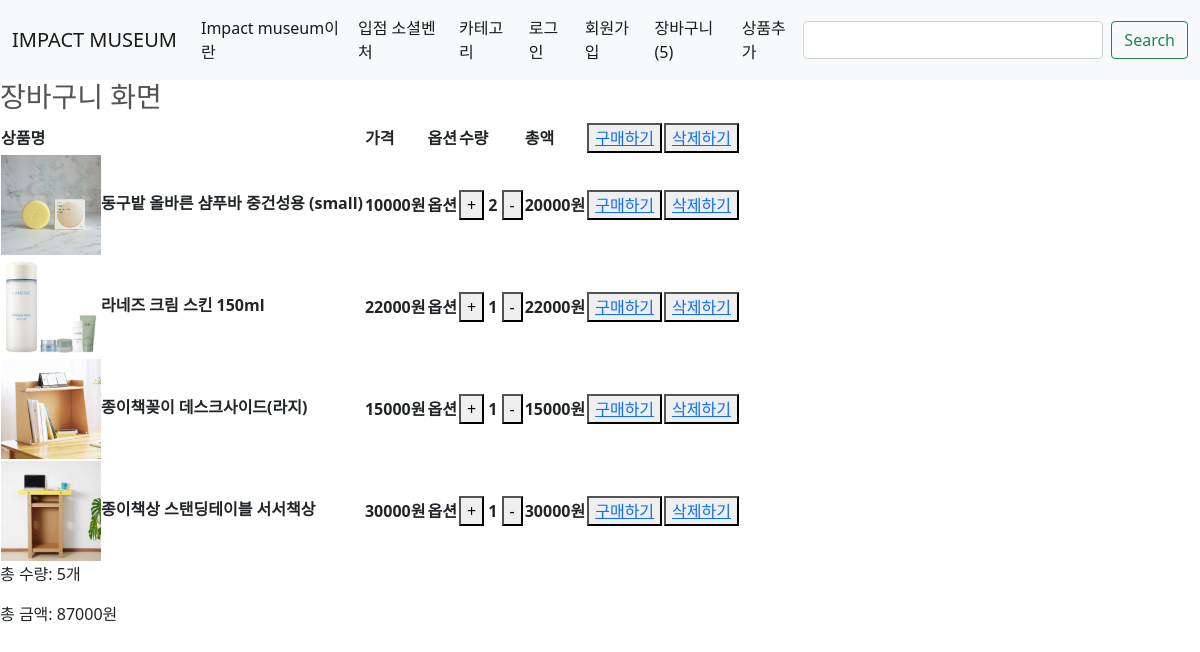
The app's page /posts/cart/ (signed in) with its own data.
### posts/models.py (models this page shows, shortened)
class Order(models.Model):
    customer = models.ForeignKey(Customer, on_delete=models.SET_NULL, blank=True, null=True)    # Customer가 회원탈퇴 하더라도 주문 내역을 유지하기 / 어뷰징 회원일 수도 있기 때문에 주문 내역 자료가 필요할 수 있다.
    date_ordered = models.DateTimeField(auto_now_add=True)
    complete = models.BooleanField(default=True, null=True, blank=True)
    transaction_id = models.CharField(max_length=200, null=True)
    @property
    def get_cart_total(self):
        orderitems = self.orderitem_set.all()
        total = sum([item.get_total for item in orderitems])
        return total
    def get_cart_items(self):
        orderitems = self.orderitem_set.all()
        total = sum([item.quantity for item in orderitems])
        return total

class OrderItem(models.Model):
    product = models.ForeignKey(Post, on_delete=models.SET_NULL, blank=True, null=True)   # Post 모델과 1:N관계 / 장바구니 기록을 남기기 위해 Post가 사라져도 남게끔 설정
    order = models.ForeignKey(Order, on_delete=models.SET_NULL, blank=True, null=True)    # Order 모델과 1:N관계 / 주문내역이 사라져도 장바구니 기록을 남길 수 있게 설정
    quantity = models.IntegerField(default=0, null=False, blank=False)
    date_added = models.DateTimeField(auto_now_add=True)
    @property
    def get_total(self):
        total = self.product.price * self.quantity
        return total

class Post(models.Model):
    product_name = models.CharField(max_length=100)
    brand = models.TextField()
    price = models.PositiveIntegerField(default=0)              # 가격이니까 실수가 아닌 정수 필드로 수정 / 가격이 음수가 될 수 없으니 타이트하게 필드 설정
    image = models.ImageField(null=True, blank=True, upload_to='posts/post/%Y/%m/%d')            # 이미지이니까 Image 필드 선택
    created_at = models.DateTimeField(auto_now_add=True)        # 상품 db에 추가할 때 날짜 설정
    updated_at = models.DateTimeField(auto_now=True)            # 수정될 떄마다 날짜 설정
    class Meta:              # Post 모델안에 Meta 클래스 속성으로 id필드에 대한 역순을 설정할 수도 있음 -> 최신 상품목록을 보여주기 위함
        ordering = ['-id']   # 그런데, View 함수에서 Post.objects.all().order_by로 설정하면 Meta 클래스는 무시됨
    @property
    def imageURL(self):
        try:
            url = self.image.url
        except:
            url = 'posts/'
        return url

### posts/views.py (the view)
# urls.py: path('cart/', views.cart, name='cart'),
def cart(request):
    if request.user.is_authenticated:
        customer = request.user.customer
        order, created = Order.objects.get_or_create(customer=customer, complete=False)
        items = order.orderitem_set.all()  # order 모델에서 orderitem 모델에 접근하여 -> 해당 order의 orderitem DB 전부를 가져오기
        cartItems = order.get_cart_items   # 특정 order에 해당되는 orderitem의 수량을 전부 합한 값을 가져오기
    else:
        items = []  # cart.html에 아무것도 보내주지 않는다는 것을 의미
        order = {'get_cart_total':0, 'get_cart_items':0}  # 로그인하지 않아도 화면을 볼 수 있게 order 변수를 정의해주는 것
        cartItems = order['get_cart_items']
    context = {'items': items, 'order':order, 'cartItems': cartItems}  # 장바구니 개수를 표현하기 위해 cartItems 변수를 같이 보내줘야 한다.
    return render(request, 'posts/cart.html', context)

### posts/templates/posts/cart.html
{% extends 'base.html' %}
{% load static %}
{% block content %}
<h3>장바구니 화면</h3>
<div>
    <table>
        <tr>
            <th>상품명</th>
            <th>가격</th>
            <th>옵션</th>
            <th>수량</th>
            <th>총액</th>
            <th><button><a href="{% url 'posts:checkout' %}">구매하기</a></button></th>
            <th><button><a href="">삭제하기</a></button></th>
        </tr>
        {% for item in items %}
        <tr>
            <th><img src="{{ item.product.imageURL }}" width="100px" height="100px">{{ item.product.product_name }}</th>
            <th>{{ item.product.price|floatformat:"0g" }}원</th>
            <th>옵션</th>
            <th>
                <button data-post="{{item.product.id}}" data-action="add" class="cart-update" onClick="window.location.href=window.location.href">+</button>
                {{ item.quantity }}
                <button data-post="{{item.product.id}}" data-action="remove" class="cart-update" onClick="window.location.href=window.location.href">-</button>
            </th>
            <th>{{ item.get_total|floatformat:"0g" }}원</th>
            <th><button><a href="{% url 'posts:checkout' %}">구매하기</a></button></th>
            <th><button><a href="">삭제하기</a></button></th>
        </tr>
        {% endfor %}
    </table>
    <div>
        <p>총 수량: {{ cartItems }}개</p>
        <p>총 금액: {{ order.get_cart_total|floatformat:"0g" }}원</p>
    </div>
</div>
{% endblock %}

### templates/base.html (shortened to what this page needs)
{% load static %}
<!DOCTYPE html>
<html lang="ko">
<head>
    <link rel="stylesheet" href="{% static 'main.css' %}">
    <link href="https://cdn.jsdelivr.net/npm/bootstrap@5.1.3/dist/css/bootstrap.min.css" rel="stylesheet">
</head>
<body>
      <nav class="navbar navbar-expand-lg navbar-light bg-light">
        <div class="container-fluid">
          <div class="collapse navbar-collapse" id="navbarTogglerDemo01">
            <a class="navbar-brand" href="{% url 'main' %}">IMPACT MUSEUM</a>
            <ul class="navbar-nav me-auto mb-2 mb-lg-0">
              <li class="nav-item">
                <a class="nav-link active" aria-current="page" href="#">Impact museum이란</a>
              </li>
              <li class="nav-item">
                <a class="nav-link active" aria-current="page" href="#">입점 소셜벤처</a>
              </li>
              <li class="nav-item">
                <a class="nav-link active" aria-current="page" href="#">카테고리</a>
              </li>
              <li class="nav-item">
                <a class="nav-link active" aria-current="page" href="#">로그인</a>
              </li>
              <li class="nav-item">
                <a class="nav-link active" aria-current="page" href="#">회원가입</a>
              </li>
              <li class="nav-item">
                <a class="nav-link active" href="{% url 'posts:cart' %}">장바구니({{ cartItems }})</a>
              </li>
              <li class="nav-item">
                <a class="nav-link active" href="{% url 'posts:new' %}">상품추가</a>
              </li>
            </ul>
            <form class="d-flex" action="{% url 'posts:index' %}" method="GET">
              <input id="product-search" class="form-control me-2" type="search" aria-label="Search" name="query" value="{{ query }}">
              <button class="btn btn-outline-success" type="submit">Search</button>
            </form>
          </div>
        </div>
      </nav>
    {% block content %}
    {% endblock %}
</body>
</html>

### static/main.css (style rules this page uses)
.navbar.navbar-expand-lg.navbar-light.bg-light { height: 80px; }
#product-search { width: 300px; }
h1, h2, h3 { color: #535353; font-size: 16px; }

### records on screen
Order: id.quantity "5", get_cart_total "87000"
OrderItem: product.imageURL (picture), product.product_name "동구밭 올바른 샴푸바 중건성용 (small)", product.price "10000", quantity "2", get_total "20000"
OrderItem: product.imageURL (picture), product.product_name "라네즈 크림 스킨 150ml", product.price "22000", quantity "1", get_total "22000"
OrderItem: product.imageURL (picture), product.product_name "종이책꽂이 데스크사이드(라지)", product.price "15000", quantity "1", get_total "15000"
OrderItem: product.imageURL (picture), product.product_name "종이책상 스탠딩테이블 서서책상", product.price "30000", quantity "1", get_total "30000"
